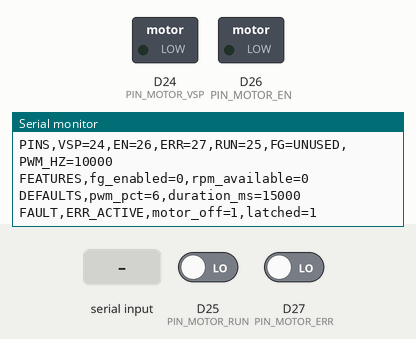
Bench run of a sketch on a simulated Arduino Due. Parts: switched loads named in the sketch (green lamp = pin HIGH), the last lines printed to the serial monitor. The test bench sets the inputs (shaded band); at power-on: D25 (PIN_MOTOR_RUN) LOW, D27 (PIN_MOTOR_ERR) LOW.

Above: at 1.2 s.
1.3 s: "RUN,1\n" received over Serial
At 2.5 s:
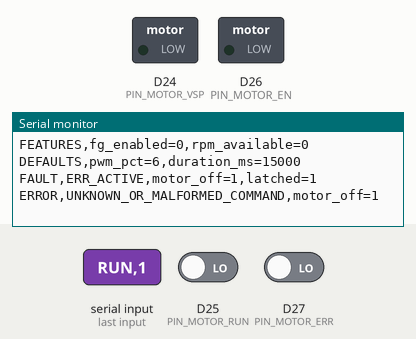
2.8 s: "RUN\n" received over Serial
At 3.7 s:
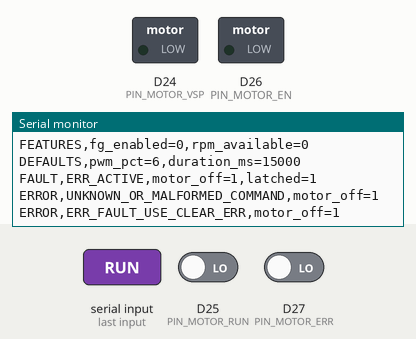
4.3 s: "SET\n" received over Serial
At 4.8 s:
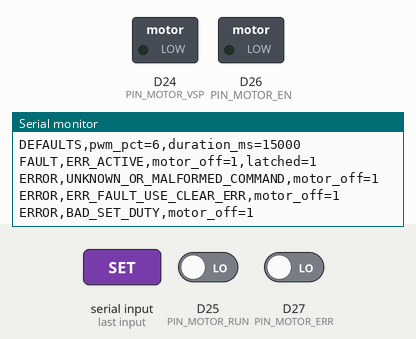

The sketch:

vacuum_motor_stage4_fg.ino
```cpp
/*
 * SAVER vacuum motor bench test - Stage 4: VSP + EN + ERR + RUN (NO FG).
 * Teensy 4.1, vacuum motor 1 ONLY. No pressure sensor or current regulation.
 * 기존 폴더/파일 경로는 유지하지만 FG 기능은 제거했습니다 (2026-09-08).
 *
 * 단독 시험(vacuum_motor_single_test.ino)의 현재 기본값 6% / 15초를 반영.
 * RUN만 입력하면 아래 기본값 사용. SET은 실행 중 듀티만 바꾸며 시간을 늘리지 않음.
 * 전원을 넣어도 자동 RUN 없음. 최대 30초 후 소프트웨어 정지.
 *
 * 배선: VSP=24, EN=26, ERR=27, RUN=25, 공통 신호 GND. FG는 미연결/끝 절연.
 * 숫자 24번과 인접한 3.3V 전원 단자를 혼동하지 마세요.
 * RUN 핀은 드라이버 상태 OUTPUT -> Teensy INPUT, 시리얼 RUN 명령과 별개.
 * ERR/RUN은 연결 전 0..3.3V인지 측정. INPUT 모드는 미연결 검출 기능이 아님.
 * 오픈컬렉터라면 3.3V 외부 풀업, 5V push-pull이라면 레벨 변환 필요.
 * 제공된 제품 설명의 FG는 5V 펄스, +5V는 외부 패널용 전원 출력.
 * FG와 +5V는 모두 미연결/끝 절연. +5V를 Teensy VIN/3.3V/GPIO에 연결하지 말 것.
 *
 * ERR LOW를 오류로 래치하고 정지. 해제 후 250ms 이상 HIGH + CLEAR_ERR 필요.
 * RUN LOW는 제공된 제품 표의 동작 상태. 전압/정지 성능은 별도 검증 필요.
 * FG 핀 설정/인터럽트/펄스 집계/RPM 출력 없음. 핀 32는 사용하지 않음.
 * RUN은 관찰용이며 실제 회전속도나 흡착 압력을 보증하지 않음.
 *
 * 정지 출력은 PWM 0 + EN LOW + VSP 정적 LOW. 리셋 이전 구간을 보장하지 않음.
 * EN의 하드웨어 기본 LOW 바이어스와 물리 전원 차단이 별도로 필요.
 * 실제 모터 전압/전류는 코드로 보장하지 않음. 브레드보드에 모터 주전류를 흘리지 말 것.
 * 업로드/배선 변경 시 모든 모터 주전원 분리. 연구용 벤치 시험 전용.
 *
 * USB Serial 115200, Newline 또는 Both NL & CR.
 * RUN [pct] [duration_ms] | SET pct | STOP | CLEAR_ERR | STATUS | HELP
 * 예: RUN -> 6% / 15000ms, RUN 6 15000 -> 명시적 지정, SET 0 -> 정지.
 * USB 연결 해제/잘못된 명령/부분 명령 1초 timeout 시 정지. 재연결해도 자동 재시작 없음.
 * USB 로그는 공간이 없으면 생략하며 dropped_logs로 집계. 출력 지연이 제어를 막지 않음.
 * commanded_running/motor_off는 소프트웨어 지령이며 실제 회전/정지 확인값이 아님.
 */
#include <Arduino.h>
#include <ctype.h>
#include <stdarg.h>
#include <stdio.h>
#include <string.h>
#include "bench_logic.h"

#if !defined(ARDUINO_TEENSY41)
#error "Select Teensy 4.1 for this bench sketch"
#endif

namespace {
using namespace saver_vacuum_bench;

// ===== 사용자가 기본 듀티/시간을 수정하는 곳 (수정 후 재업로드 필요) =====
constexpr uint8_t DEFAULT_DUTY_PERCENT = 6; // <<< 기본 PWM 듀티비: 6% (6A 아님)
constexpr uint32_t DEFAULT_RUN_MS = 15000; // <<< 기본 작동시간: 15000ms = 15초
// ====================================================================

constexpr uint8_t PIN_MOTOR_VSP = 24; // 단독 시험과 같은 FlexPWM1_2 속도 출력.
constexpr uint8_t PIN_MOTOR_EN = 26;  // 단독 시험과 같은 LOW 정지/브레이크 출력.
constexpr uint8_t PIN_MOTOR_ERR = 27; // 모터 1 ERR 입력; EN에 인접.
constexpr uint8_t PIN_MOTOR_RUN = 25; // 모터 1 상태 입력; 절대로 구동 출력으로 설정하지 않음.
constexpr uint8_t ERR_ACTIVE_LEVEL = LOW;
constexpr uint8_t RUN_ACTIVE_LEVEL = LOW;
constexpr float PWM_FREQUENCY_HZ = 10000.0f;
constexpr uint32_t STATUS_PERIOD_MS = 500;
constexpr uint8_t SERIAL_BUDGET = 32;
static_assert(DEFAULT_DUTY_PERCENT >= 1 && DEFAULT_DUTY_PERCENT <= 100,
              "Default duty must be between 1 and 100");
static_assert(DEFAULT_RUN_MS >= MIN_RUN_MS && DEFAULT_RUN_MS <= MAX_RUN_MS,
              "Default duration must be between 100 and 30000 ms");

class VacuumBench {
 public:
  void begin() {
    // digitalWrite(LOW) before OUTPUT only changes an input pulldown on Teensy.
    // digitalWriteFast clears the GPIO output latch before changing direction.
    digitalWriteFast(PIN_MOTOR_EN, LOW);
    pinMode(PIN_MOTOR_EN, OUTPUT);
    digitalWriteFast(PIN_MOTOR_VSP, LOW);
    pinMode(PIN_MOTOR_VSP, OUTPUT);
    analogWriteResolution(8);
    analogWriteFrequency(PIN_MOTOR_VSP, PWM_FREQUENCY_HZ);
    motorOff();
    // Preserve the original INPUT configuration. External wiring must set defined levels.
    pinMode(PIN_MOTOR_ERR, INPUT);
    pinMode(PIN_MOTOR_RUN, INPUT);

    Serial.begin(115200);
    const uint32_t started = millis();
    while (!Serial && (uint32_t)(millis() - started) < 2000U) {}
    usbReady_ = (bool)Serial;
    emit("SAVER_VACUUM_MOTOR_STAGE4_NO_FG_READY,build=no_fg_v1");
    emit("PINS,VSP=24,EN=26,ERR=27,RUN=25,FG=UNUSED,PWM_HZ=10000");
    emit("FEATURES,fg_enabled=0,rpm_available=0");
    emit("SAFETY,motor_off_commanded_at_boot=1,max_run_ms=30000,usb_disconnect_stops=1");
    help();
    checkSafety();
  }

  void tick() {
    checkSafety();
    if (synchronizeUsb()) pollCommands();
    checkSafety();
    const uint32_t now = millis();
    if ((uint32_t)(now - lastStatusMs_) >= STATUS_PERIOD_MS) {
      lastStatusMs_ = now;
      printStatus(); // Idle diagnostics also expose ERR/RUN raw levels.
    }
  }

 private:
  void emit(const char* text) {
    const size_t length = strlen(text);
    if (!Serial || Serial.availableForWrite() < (int)(length + 1U)) {
      ++droppedLogs_;
      return;
    }
    Serial.write((const uint8_t*)text, length);
    Serial.write((uint8_t)'\n');
  }

  void emitf(const char* format, ...) {
    char line[512];
    va_list args;
    va_start(args, format);
    const int length = vsnprintf(line, sizeof line, format, args);
    va_end(args);
    if (length < 0 || (size_t)length >= sizeof line) { ++droppedLogs_; return; }
    emit(line);
  }

  void writeOutputsOff() {
    analogWrite(PIN_MOTOR_VSP, 0);
    digitalWriteFast(PIN_MOTOR_EN, LOW);
    // Switch away from the PWM mux, making STOP explicitly static LOW.
    digitalWriteFast(PIN_MOTOR_VSP, LOW);
    pinMode(PIN_MOTOR_VSP, OUTPUT);
  }

  void motorOff() {
    writeOutputsOff(); // Physical output commands precede every fault/error log.
    control_.stop();
  }

  bool errActive() const { return digitalRead(PIN_MOTOR_ERR) == ERR_ACTIVE_LEVEL; }

  void checkSafety() {
    const uint32_t now = millis();
    const bool newlyLatched = control_.observeErr(errActive(), now);
    if (newlyLatched) {
      motorOff();
      emit("FAULT,ERR_ACTIVE,motor_off=1,latched=1");
    }
    if (control_.expire(now)) {
      motorOff();
      emit("EVENT,RUN_TIMEOUT_MOTOR_OFF");
    }
  }

  bool synchronizeUsb() {
    if (!Serial) {
      if (usbReady_ || control_.running()) {
        motorOff();
        ++usbDisconnects_;
      }
      usbReady_ = false;
      line_.reset();
      return false;
    }
    if (!usbReady_) {
      // Drop queued bytes of the old session in bounded batches.
      for (uint8_t i = 0; i < SERIAL_BUDGET && Serial.available(); ++i) Serial.read();
      if (Serial.available()) return false;
      motorOff();
      line_.reset();
      usbReady_ = true;
      emit("EVENT,USB_CONNECTED,motor_off=1,send_fresh_command=1");
      help();
      return false;
    }
    return true;
  }

  void printStatus() {
    const int err = digitalRead(PIN_MOTOR_ERR);
    const int run = digitalRead(PIN_MOTOR_RUN);
    emitf("STATUS,commanded_running=%u,pwm_pct=%u,pwm_raw=%u,remaining_ms=%lu,"
          "en_pin_raw=%u,err_raw=%u,err_active_candidate=%u,err_fault_latched=%u,"
          "run_raw=%u,run_active_candidate=%u,"
          "usb_disconnects=%lu,dropped_logs=%lu",
          control_.running() ? 1U : 0U, (unsigned)control_.duty(),
          (unsigned)dutyToPwm(control_.duty()), (unsigned long)control_.remaining(millis()),
          (unsigned)digitalRead(PIN_MOTOR_EN), (unsigned)err,
          err == ERR_ACTIVE_LEVEL ? 1U : 0U, control_.fault() ? 1U : 0U,
          (unsigned)run, run == RUN_ACTIVE_LEVEL ? 1U : 0U,
          (unsigned long)usbDisconnects_, (unsigned long)droppedLogs_);
  }

  void help() {
    emit("COMMANDS,RUN [pct] [duration_ms]|SET pct|STOP|CLEAR_ERR|STATUS|HELP");
    emitf("DEFAULTS,pwm_pct=%u,duration_ms=%lu",
          (unsigned)DEFAULT_DUTY_PERCENT, (unsigned long)DEFAULT_RUN_MS);
    emit("LIMITS,pct=1..100,duration_ms=100..30000,command_timeout_ms=1000");
    emit("NOTE,pwm_pct_is_not_motor_current_A,commanded_running_is_not_measured_rotation");
    emit("NOTE,ERR_LOW_latches_stop,CLEAR_ERR_requires_HIGH_for_250ms,no_automatic_restart");
    emit("NOTE,RUN_pin_is_input,FG_is_disabled,no_RPM_measurement,pin32_is_unused");
    emit("WARNING,ERR_RUN_require_defined_0_to_3V3_levels,unconnected_INPUT_is_not_detectable");
    emit("WARNING,leave_motor_FG_and_5V_output_disconnected_and_insulated,physical_stop_required");
  }

  void reject(const char* reason) {
    motorOff();
    emitf("ERROR,%s,motor_off=1", reason);
  }

  bool noMoreTokens(char*& context) { return strtok_r(nullptr, " \t", &context) == nullptr; }

  void handleRun(char*& context) {
    const char* dutyText = strtok_r(nullptr, " \t", &context);
    const char* durationText = strtok_r(nullptr, " \t", &context);
    uint32_t duty = DEFAULT_DUTY_PERCENT, duration = DEFAULT_RUN_MS;
    if (dutyText && !parseUnsigned(dutyText, duty)) { reject("BAD_RUN_DUTY"); return; }
    if (durationText && !parseUnsigned(durationText, duration)) { reject("BAD_RUN_DURATION"); return; }
    if (!noMoreTokens(context)) { reject("RUN_OUT_OF_RANGE"); return; }
    checkSafety();
    const char* error = control_.start(duty, duration, millis());
    if (error) { reject(error); return; }
    writeOutputsOff();
    lastStatusMs_ = millis();
    digitalWriteFast(PIN_MOTOR_EN, HIGH);
    analogWrite(PIN_MOTOR_VSP, dutyToPwm(control_.duty()));
    emitf("OK,RUNNING,pwm_pct=%lu,duration_ms=%lu", (unsigned long)duty, (unsigned long)duration);
  }

  void handleSet(char*& context) {
    uint32_t duty = 0;
    if (!parseUnsigned(strtok_r(nullptr, " \t", &context), duty) || !noMoreTokens(context)) {
      reject("BAD_SET_DUTY"); return;
    }
    checkSafety();
    const char* error = control_.set(duty);
    if (error) { reject(error); return; }
    if (!control_.running()) { motorOff(); emit("OK,MOTOR_OFF"); return; }
    analogWrite(PIN_MOTOR_VSP, dutyToPwm(control_.duty()));
    emitf("OK,DUTY_CHANGED,pwm_pct=%lu", (unsigned long)duty);
  }

  void handleCommand(char* text) {
    char* context = nullptr;
    char* cmd = strtok_r(text, " \t", &context);
    if (!cmd) return;
    for (char* p = cmd; *p; ++p) *p = (char)toupper((unsigned char)*p);
    if (strcmp(cmd, "RUN") == 0) handleRun(context);
    else if (strcmp(cmd, "SET") == 0) handleSet(context);
    else if (strcmp(cmd, "STOP") == 0 && noMoreTokens(context)) {
      motorOff(); emit("OK,MOTOR_OFF");
    } else if (strcmp(cmd, "CLEAR_ERR") == 0 && noMoreTokens(context)) {
      checkSafety();
      const char* error = control_.clearErr(millis());
      if (error) reject(error);
      else { motorOff(); emit("OK,ERR_FAULT_CLEARED"); }
    } else if (strcmp(cmd, "STATUS") == 0 && noMoreTokens(context)) printStatus();
    else if (strcmp(cmd, "HELP") == 0 && noMoreTokens(context)) help();
    else reject("UNKNOWN_OR_MALFORMED_COMMAND");
  }

  void pollCommands() {
    if (line_.expire(millis())) reject("COMMAND_TIMEOUT");
    for (uint8_t i = 0; i < SERIAL_BUDGET && Serial.available() > 0; ++i) {
      const LineResult result = line_.push((char)Serial.read(), millis());
      if (result == LineResult::Invalid) {
        reject("INVALID_OR_TOO_LONG_COMMAND");
        return;
      }
      if (result == LineResult::Ready) {
        handleCommand(line_.data());
        line_.reset();
        return; // Re-check ERR and run timeout between complete commands.
      }
    }
  }

  RunState control_;
  CommandLine line_;
  bool usbReady_ = false;
  uint32_t lastStatusMs_ = 0, droppedLogs_ = 0, usbDisconnects_ = 0;
};

VacuumBench& bench() {
  static VacuumBench instance; // All mutable state is owned by the bench instance.
  return instance;
}
} // namespace

void setup() { bench().begin(); }
void loop() { bench().tick(); }
```

bench_logic.h
```cpp
#ifndef SAVER_VACUUM_STAGE4_BENCH_LOGIC_H
#define SAVER_VACUUM_STAGE4_BENCH_LOGIC_H

#include <stddef.h>
#include <stdint.h>

namespace saver_vacuum_bench {

// Existing bench limits, not medical or motor-current limits.
constexpr uint32_t MIN_RUN_MS = 100;
constexpr uint32_t MAX_RUN_MS = 30000;
constexpr uint32_t ERR_CLEAR_STABLE_MS = 250;
constexpr uint32_t COMMAND_TIMEOUT_MS = 1000;

constexpr uint8_t dutyToPwm(uint8_t percent) {
  return (uint8_t)(((uint16_t)percent * 255U + 50U) / 100U);
}

constexpr bool parseUnsigned(const char* text, uint32_t& value) {
  if (text == nullptr || *text == '\0') return false;
  uint32_t parsed = 0;
  for (const char* p = text; *p; ++p) {
    if (*p < '0' || *p > '9') return false;
    const uint32_t digit = (uint32_t)(*p - '0');
    if (parsed > (UINT32_MAX - digit) / 10U) return false;
    parsed = parsed * 10U + digit;
  }
  value = parsed; // A failed parse does not alter the caller's value.
  return true;
}

// Shared with compile-time tests. This class makes decisions, not GPIO writes.
// The sketch must synchronize outputs BEFORE reporting any rejection/fault.
class RunState {
 public:
  constexpr void stop() { running_ = false; duty_ = 0; duration_ = 0; }
  constexpr bool observeErr(bool active, uint32_t now) {
    if (active) {
      const bool newlyLatched = !fault_;
      fault_ = true;
      inactiveTracking_ = false;
      stop();
      return newlyLatched;
    }
    if (!inactiveTracking_) { inactiveTracking_ = true; inactiveSince_ = now; }
    return false;
  }
  constexpr const char* start(uint32_t duty, uint32_t duration, uint32_t now) {
    if (fault_) { stop(); return "ERR_FAULT_USE_CLEAR_ERR"; }
    if (running_) { stop(); return "ALREADY_RUNNING_USE_SET"; }
    if (duty < 1 || duty > 100 || duration < MIN_RUN_MS || duration > MAX_RUN_MS) {
      stop(); return "RUN_OUT_OF_RANGE";
    }
    duty_ = (uint8_t)duty; duration_ = duration; started_ = now; running_ = true;
    return nullptr;
  }
  constexpr const char* set(uint32_t duty) {
    if (duty > 100) { stop(); return "BAD_SET_DUTY"; }
    if (duty == 0) { stop(); return nullptr; } // Always permit a stop request.
    if (fault_) { stop(); return "ERR_FAULT_USE_CLEAR_ERR"; }
    if (!running_) return "NOT_RUNNING_USE_RUN";
    duty_ = (uint8_t)duty;
    return nullptr; // SET deliberately does not extend the run deadline.
  }
  constexpr const char* clearErr(uint32_t now) {
    if (running_) { stop(); return "CLEAR_ERR_REQUIRES_STOP"; }
    if (!inactiveTracking_ || (uint32_t)(now - inactiveSince_) < ERR_CLEAR_STABLE_MS)
      return "ERR_NOT_INACTIVE_FOR_250MS";
    fault_ = false;
    return nullptr; // Clearing an error never starts a motor.
  }
  constexpr bool expire(uint32_t now) {
    if (!running_ || (uint32_t)(now - started_) < duration_) return false;
    stop(); return true;
  }
  constexpr uint32_t remaining(uint32_t now) const {
    if (!running_) return 0;
    const uint32_t elapsed = (uint32_t)(now - started_);
    return elapsed >= duration_ ? 0 : duration_ - elapsed;
  }
  constexpr bool running() const { return running_; }
  constexpr bool fault() const { return fault_; }
  constexpr uint8_t duty() const { return duty_; }
 private:
  bool running_ = false, fault_ = false, inactiveTracking_ = false;
  uint8_t duty_ = 0;
  uint32_t started_ = 0, duration_ = 0, inactiveSince_ = 0;
};

enum class LineResult : uint8_t { Pending, Ready, Invalid };

class CommandLine {
 public:
  constexpr void reset() { length_ = 0; discard_ = false; bytes_[0] = '\0'; }
  constexpr bool expire(uint32_t now) {
    if (length_ == 0 || (uint32_t)(now - lastByte_) < COMMAND_TIMEOUT_MS) return false;
    length_ = 0; discard_ = true;
    return true; // Discard the late suffix until newline, never execute it.
  }
  constexpr LineResult push(char c, uint32_t now) {
    if (c == '\n') {
      if (discard_) { reset(); return LineResult::Pending; }
      bytes_[length_] = '\0';
      return length_ ? LineResult::Ready : LineResult::Pending;
    }
    if (discard_) return LineResult::Pending;
    // CRLF is accepted, but CR alone does not complete a command or extend its timeout.
    if (c == '\r') return LineResult::Pending;
    if (((unsigned char)c < 32 && c != '\t') || (unsigned char)c > 126 ||
        length_ >= sizeof bytes_ - 1) {
      length_ = 0; discard_ = true;
      return LineResult::Invalid;
    }
    lastByte_ = now;
    bytes_[length_++] = c;
    return LineResult::Pending;
  }
  constexpr char* data() { return bytes_; }
 private:
  char bytes_[64] = {};
  size_t length_ = 0;
  uint32_t lastByte_ = 0;
  bool discard_ = false;
};

} // namespace saver_vacuum_bench
#endif
```

Measured:
- after the input at 1.3 s, the serial monitor: prints a new line at once (image 1)
- after the input at 2.8 s, the serial monitor: prints a new line at once (image 2)
- after the input at 4.3 s, the serial monitor: prints a new line at once (image 3)
